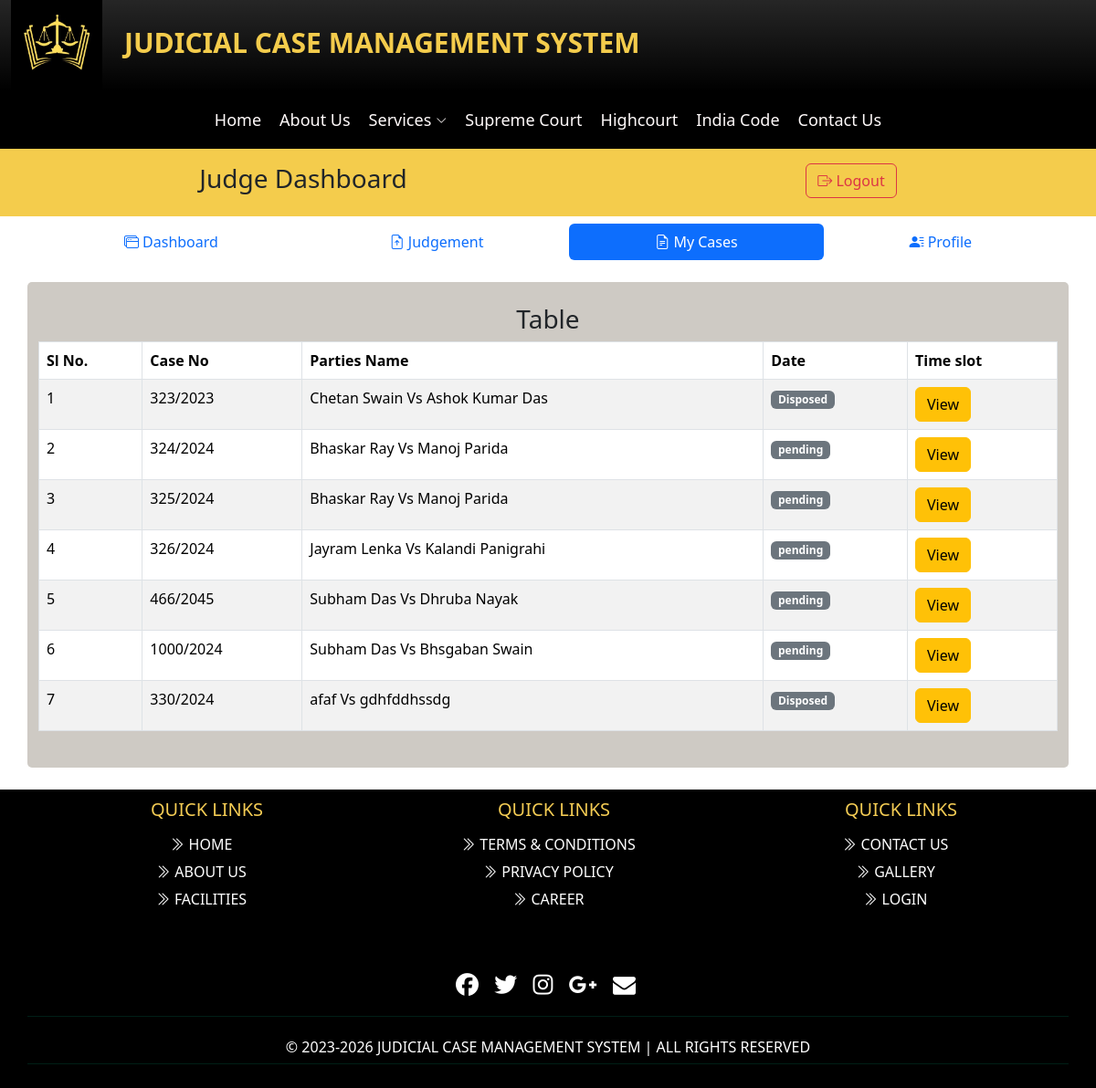
/Judge/cases.php (signed in), run on the app's committed database.
### tables this page shows
CREATE TABLE `case_info` (
  `slno` int(100) NOT NULL,
  `f_filingno` varchar(11) NOT NULL,
  `f-date` date NOT NULL,
  `case_type` varchar(11) NOT NULL,
  `case_no` varchar(11) NOT NULL,
  `year` int(11) NOT NULL,
  `regd_date` date NOT NULL,
  `j_regd` varchar(11) NOT NULL,
  `a_regd` varchar(11) NOT NULL,
  `courtno` int(11) NOT NULL
);

CREATE TABLE `casefiling` (
  `slno` int(11) NOT NULL,
  `filingno` int(20) NOT NULL,
  `state` varchar(20) NOT NULL,
  `court` varchar(100) NOT NULL,
  `casetype` varchar(15) NOT NULL,
  `date` date NOT NULL,
  `pname` varchar(50) NOT NULL,
  `pgname` varchar(50) NOT NULL,
  `page` int(10) NOT NULL,
  `pgender` varchar(15) NOT NULL,
  `pnation` varchar(20) NOT NULL,
  `pcaste` varchar(10) NOT NULL,
  `pemail` varchar(50) NOT NULL,
  `pphn` bigint(10) NOT NULL,
  `padd` varchar(70) NOT NULL,
  `pcity` varchar(20) NOT NULL,
  `pstate` varchar(20) NOT NULL,
  `ppin` int(6) NOT NULL,
  `rname` varchar(50) NOT NULL,
  `rgname` varchar(50) NOT NULL,
  `rage` int(5) NOT NULL,
  `rgender` varchar(6) NOT NULL,
  `rnation` varchar(20) NOT NULL,
  `rcaste` varchar(25) NOT NULL,
  `radd` varchar(70) NOT NULL,
  `rcity` varchar(20) NOT NULL,
  `rstate` varchar(20) NOT NULL,
  `rpin` int(6) NOT NULL,
  `advno` varchar(30) NOT NULL,
  `advname` varchar(50) NOT NULL,
  `r_advname` varchar(50) DEFAULT NULL,
  `r_advno` varchar(10) DEFAULT NULL,
  `fact` text NOT NULL,
  `act` varchar(100) NOT NULL,
  `section` varchar(100) NOT NULL,
  `file` varchar(100) NOT NULL,
  `sts` varchar(11) NOT NULL,
  `judgement` text DEFAULT NULL,
  `verify` int(1) NOT NULL DEFAULT 0
);

### Judge/cases.php (the view, shortened to what this page needs)
<!DOCTYPE html>
<html lang="en">
<head>
</head>
<body>
    <?php include 'head.php'; ?>
    <?php include 'j_nav.php'; ?>
    <div class="container boxtbl">
        <h3 class="text-center">Table</h3>
        <table class="table table-striped table-hover table-bordered">
            <thead>
                <tr>
                    <th>Sl No.</th>
                    <th>Case No</th>
                    <th>Parties Name</th>
                    <th>Date</th>
                    <th>Time slot</th>
                </tr>
            </thead>
            <tbody>
                <?php
                include '../dbcon.php';
                $amail = $_SESSION['username'];
                $sql = "select * from `judge_info` where  `j_email` = '$amail' ";
                $result = mysqli_query($con, $sql);
                if (mysqli_num_rows($result) > 0) {
                    while ($row = mysqli_fetch_array($result)) {
                        $Regd = $row['j_regd'];
                    }
                } else {
                    echo "Unable to Show your Information";
                }
                $qr = "SELECT * FROM casefiling, case_info WHERE (case_info.f_filingno=casefiling.filingno AND case_info.j_regd='$Regd')";
                $res = mysqli_query($con, $qr);
                if ($res) {
                    if (mysqli_num_rows($res) > 0) {
                        $sl = 1;
                        foreach ($res as $row) {
                            $sql2 = "SELECT * FROM `case_info` WHERE `f_filingno`= " . $row['filingno'] . "";
                            $res2 = mysqli_query($con, $sql2);
                                            foreach ($res2 as  $rw) {
                                                $case = $rw['case_no'] . '/' . $rw['year'];
                                                echo '<tr>
                                                <td>' . $sl . '</td>
                                                <td>' . $case . '</td>';
                                            }
                            echo '
                                <td>' . $row['pname'] . '  Vs  ' . $row['rname'] . '</td>
                                <td><span class="badge text-bg-secondary">' . $row['sts'] . '</span></td>
                                <td><a href="caseinfo.php?fno=' . $row['filingno'] . '" class="btn btn-warning">View</a></td>
                                </tr>';
                            $sl++;
                        }
                    } else {
                        echo '<tr><td></td><td></td>
                        <td>No Cases are found</td>
                        <td></td><td></td><tr>';
                    }
                } else {
                    echo "Error";
                }
                ?>
            </tbody>
        </table>
    </div>
    <?php include 'foot.php'; ?>
</body>
</html>

### assets/css/nav.css (style rules this page uses)
body { font-family: Georgia, 'Cambria'; }
.boxtbl { padding: 2%; margin: 2% auto; width: 60%; background: rgb(206, 202, 196) !important; border-radius: 5px; }
*, *::before, *::after { box-sizing: border-box; }

### Judge/head.php (style rules this page uses)
.boxtbl { padding: 2%; margin: 2% auto; width: 90%; background: rgb(206, 202, 196) !important; border-radius: 5px; }

### data on the page
casefiling: pname "Chetan Swain", rname "Ashok Kumar Das", sts "Disposed"
case_info: case "323/2023"
casefiling: pname "Bhaskar Ray", rname "Manoj Parida", sts "pending"
case_info: case "324/2024"
casefiling: pname "Bhaskar Ray", rname "Manoj Parida", sts "pending"
case_info: case "325/2024"
casefiling: pname "Jayram Lenka", rname "Kalandi Panigrahi", sts "pending"
case_info: case "326/2024"
casefiling: pname "Subham Das", rname "Dhruba Nayak", sts "pending"
case_info: case "466/2045"
casefiling: pname "Subham Das", rname "Bhsgaban Swain", sts "pending"
case_info: case "1000/2024"
casefiling: pname "afaf", rname "gdhfddhssdg", sts "Disposed"
case_info: case "330/2024"
